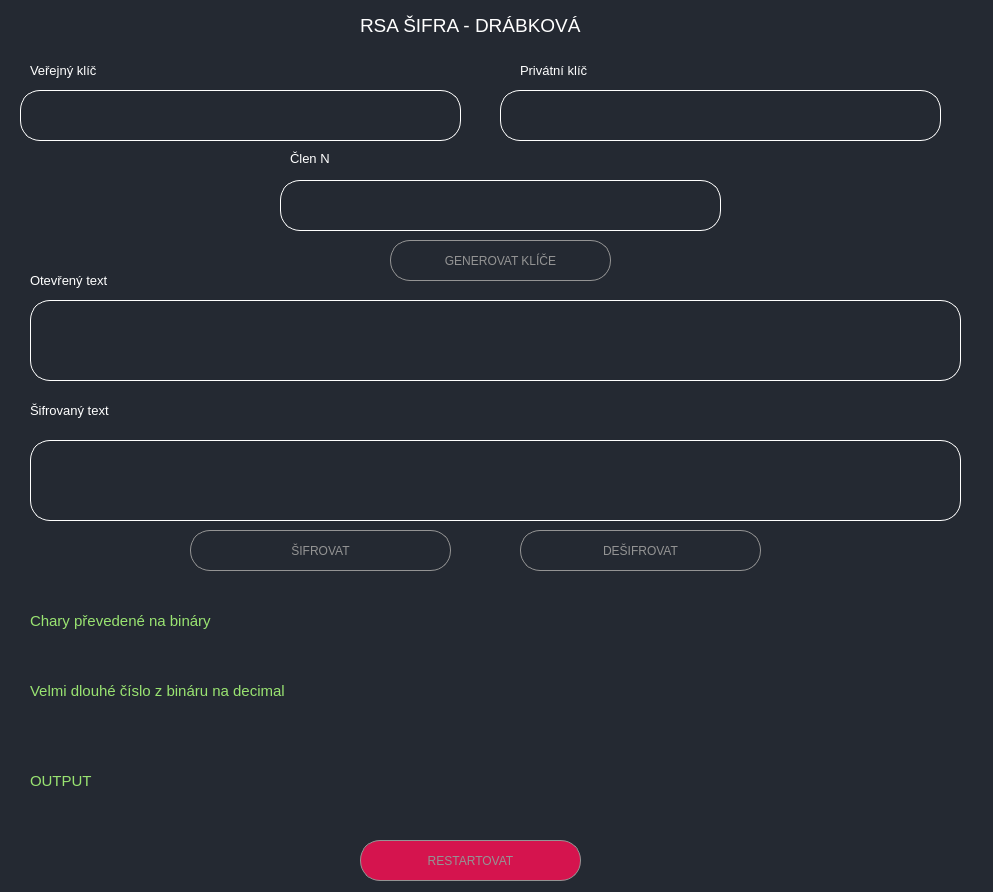
<?xml version="1.0" encoding="UTF-8"?>
<ui version="4.0">
 <class>Form</class>
 <widget class="QWidget" name="Form">
  <property name="geometry">
   <rect>
    <x>0</x>
    <y>0</y>
    <width>993</width>
    <height>892</height>
   </rect>
  </property>
  <property name="windowTitle">
   <string>Form</string>
  </property>
  <property name="styleSheet">
   <string notr="true">background-color:rgb(36, 41, 50)
</string>
  </property>
  <widget class="QLineEdit" name="VerejnyKlic">
   <property name="geometry">
    <rect>
     <x>20</x>
     <y>90</y>
     <width>441</width>
     <height>51</height>
    </rect>
   </property>
   <property name="styleSheet">
    <string notr="true">QLineEdit {
border:1px solid white;
border-radius: 20px;
color: #FFF;
padding-left:10px;
padding-right: 10px;
padding-top:10px;
padding-bottom:10px;


}</string>
   </property>
  </widget>
  <widget class="QLineEdit" name="PrivatniKlic">
   <property name="geometry">
    <rect>
     <x>500</x>
     <y>90</y>
     <width>441</width>
     <height>51</height>
    </rect>
   </property>
   <property name="styleSheet">
    <string notr="true">QLineEdit {
border:1px solid white;
border-radius: 20px;
color: #FFF;
padding-left:10px;
padding-right: 10px;
padding-top:10px;
padding-bottom:10px;


}</string>
   </property>
  </widget>
  <widget class="QPushButton" name="GenerovatKlice">
   <property name="geometry">
    <rect>
     <x>390</x>
     <y>240</y>
     <width>221</width>
     <height>41</height>
    </rect>
   </property>
   <property name="styleSheet">
    <string notr="true">QPushButton{
	font: 75 10pt &quot;MS Shell Dlg 2&quot;;
	color:rgb(148, 148, 148);
	border-radius: 20px;
	border: 1px solid rgb(148, 148, 148);
}
QPushButton:hover{
	color:rgb(255, 255, 255);

}</string>
   </property>
   <property name="text">
    <string>GENEROVAT KLÍČE</string>
   </property>
  </widget>
  <widget class="QLabel" name="labelVerejnyKlic">
   <property name="geometry">
    <rect>
     <x>30</x>
     <y>60</y>
     <width>131</width>
     <height>21</height>
    </rect>
   </property>
   <property name="font">
    <font>
     <pointsize>10</pointsize>
     <weight>50</weight>
     <bold>false</bold>
    </font>
   </property>
   <property name="styleSheet">
    <string notr="true">QLabel{
color: rgb(255, 255, 255);
}</string>
   </property>
   <property name="text">
    <string>Veřejný klíč</string>
   </property>
  </widget>
  <widget class="QLabel" name="labelPrivatniKlic">
   <property name="geometry">
    <rect>
     <x>520</x>
     <y>60</y>
     <width>131</width>
     <height>21</height>
    </rect>
   </property>
   <property name="font">
    <font>
     <pointsize>10</pointsize>
     <weight>50</weight>
     <bold>false</bold>
    </font>
   </property>
   <property name="styleSheet">
    <string notr="true">QLabel{
color: rgb(255, 255, 255);
}</string>
   </property>
   <property name="text">
    <string>Privátní klíč</string>
   </property>
  </widget>
  <widget class="QLineEdit" name="otevrenyText">
   <property name="geometry">
    <rect>
     <x>30</x>
     <y>300</y>
     <width>931</width>
     <height>81</height>
    </rect>
   </property>
   <property name="styleSheet">
    <string notr="true">QLineEdit {

border:1px solid white;
border-radius: 20px;
color: #FFF;
padding-left:10px;
padding-right: 10px;
padding-top:10px;
padding-bottom:10px;



}</string>
   </property>
   <property name="text">
    <string/>
   </property>
  </widget>
  <widget class="QLineEdit" name="SifrovanText">
   <property name="geometry">
    <rect>
     <x>30</x>
     <y>440</y>
     <width>931</width>
     <height>81</height>
    </rect>
   </property>
   <property name="styleSheet">
    <string notr="true">QLineEdit {

border:1px solid white;
border-radius: 20px;
color: #FFF;
padding-left:10px;
padding-right: 10px;
padding-top:10px;
padding-bottom:10px;



}</string>
   </property>
   <property name="text">
    <string/>
   </property>
  </widget>
  <widget class="QPushButton" name="sifrovatButton">
   <property name="geometry">
    <rect>
     <x>190</x>
     <y>530</y>
     <width>261</width>
     <height>41</height>
    </rect>
   </property>
   <property name="styleSheet">
    <string notr="true">QPushButton{
	font: 75 10pt &quot;MS Shell Dlg 2&quot;;
	color:rgb(148, 148, 148);
	border-radius: 20px;
	border: 1px solid rgb(148, 148, 148);
}
QPushButton:hover{
	color:rgb(255, 255, 255);

}</string>
   </property>
   <property name="text">
    <string>ŠIFROVAT</string>
   </property>
  </widget>
  <widget class="QPushButton" name="desifrovatButton">
   <property name="geometry">
    <rect>
     <x>520</x>
     <y>530</y>
     <width>241</width>
     <height>41</height>
    </rect>
   </property>
   <property name="styleSheet">
    <string notr="true">QPushButton{
	font: 75 10pt &quot;MS Shell Dlg 2&quot;;
	color:rgb(148, 148, 148);
	border-radius: 20px;
	border: 1px solid rgb(148, 148, 148);
}
QPushButton:hover{
	color:rgb(255, 255, 255);

}</string>
   </property>
   <property name="text">
    <string>DEŠIFROVAT</string>
   </property>
  </widget>
  <widget class="QLabel" name="labelPrivatniKlic_2">
   <property name="geometry">
    <rect>
     <x>30</x>
     <y>270</y>
     <width>131</width>
     <height>21</height>
    </rect>
   </property>
   <property name="font">
    <font>
     <pointsize>10</pointsize>
     <weight>50</weight>
     <bold>false</bold>
    </font>
   </property>
   <property name="styleSheet">
    <string notr="true">QLabel{
color: rgb(255, 255, 255);
}</string>
   </property>
   <property name="text">
    <string>Otevřený text</string>
   </property>
  </widget>
  <widget class="QLabel" name="labelPrivatniKlic_3">
   <property name="geometry">
    <rect>
     <x>30</x>
     <y>400</y>
     <width>131</width>
     <height>21</height>
    </rect>
   </property>
   <property name="font">
    <font>
     <pointsize>10</pointsize>
     <weight>50</weight>
     <bold>false</bold>
    </font>
   </property>
   <property name="styleSheet">
    <string notr="true">QLabel{
color: rgb(255, 255, 255);
}</string>
   </property>
   <property name="text">
    <string>Šifrovaný text</string>
   </property>
  </widget>
  <widget class="QLabel" name="nadpis">
   <property name="geometry">
    <rect>
     <x>360</x>
     <y>10</y>
     <width>301</width>
     <height>31</height>
    </rect>
   </property>
   <property name="font">
    <font>
     <pointsize>14</pointsize>
     <weight>50</weight>
     <bold>false</bold>
    </font>
   </property>
   <property name="styleSheet">
    <string notr="true">QLabel{
color: rgb(255, 255, 255);
}</string>
   </property>
   <property name="text">
    <string>RSA ŠIFRA - DRÁBKOVÁ</string>
   </property>
  </widget>
  <widget class="QLabel" name="warning">
   <property name="geometry">
    <rect>
     <x>30</x>
     <y>740</y>
     <width>911</width>
     <height>81</height>
    </rect>
   </property>
   <property name="font">
    <font>
     <pointsize>11</pointsize>
    </font>
   </property>
   <property name="styleSheet">
    <string notr="true">QLabel {
color: rgb(153, 227, 113);
}</string>
   </property>
   <property name="text">
    <string>OUTPUT</string>
   </property>
  </widget>
  <widget class="QPushButton" name="restartButton">
   <property name="geometry">
    <rect>
     <x>360</x>
     <y>840</y>
     <width>221</width>
     <height>41</height>
    </rect>
   </property>
   <property name="styleSheet">
    <string notr="true">QPushButton{
	font: 75 10pt &quot;MS Shell Dlg 2&quot;;
	color:rgb(148, 148, 148);
	border-radius: 20px;
	
	background-color: rgb(213, 20, 78);
	border: 1px solid rgb(148, 148, 148);
}
QPushButton:hover{
	color:red;

}</string>
   </property>
   <property name="text">
    <string>RESTARTOVAT</string>
   </property>
  </widget>
  <widget class="QLabel" name="warning_2">
   <property name="geometry">
    <rect>
     <x>30</x>
     <y>600</y>
     <width>911</width>
     <height>41</height>
    </rect>
   </property>
   <property name="font">
    <font>
     <pointsize>11</pointsize>
    </font>
   </property>
   <property name="styleSheet">
    <string notr="true">QLabel {
color: rgb(153, 227, 113);
}</string>
   </property>
   <property name="text">
    <string>Chary převedené na bináry</string>
   </property>
  </widget>
  <widget class="QLabel" name="warning_3">
   <property name="geometry">
    <rect>
     <x>30</x>
     <y>670</y>
     <width>911</width>
     <height>41</height>
    </rect>
   </property>
   <property name="font">
    <font>
     <pointsize>11</pointsize>
    </font>
   </property>
   <property name="styleSheet">
    <string notr="true">QLabel {
color: rgb(153, 227, 113);
}</string>
   </property>
   <property name="text">
    <string>Velmi dlouhé číslo z bináru na decimal</string>
   </property>
  </widget>
  <widget class="QLineEdit" name="nklic">
   <property name="geometry">
    <rect>
     <x>280</x>
     <y>180</y>
     <width>441</width>
     <height>51</height>
    </rect>
   </property>
   <property name="styleSheet">
    <string notr="true">QLineEdit {
border:1px solid white;
border-radius: 20px;
color: #FFF;
padding-left:10px;
padding-right: 10px;
padding-top:10px;
padding-bottom:10px;


}</string>
   </property>
  </widget>
  <widget class="QLabel" name="labelPrivatniKlic_4">
   <property name="geometry">
    <rect>
     <x>290</x>
     <y>150</y>
     <width>131</width>
     <height>16</height>
    </rect>
   </property>
   <property name="font">
    <font>
     <pointsize>10</pointsize>
     <weight>50</weight>
     <bold>false</bold>
    </font>
   </property>
   <property name="styleSheet">
    <string notr="true">QLabel{
color: rgb(255, 255, 255);
}</string>
   </property>
   <property name="text">
    <string>Člen N</string>
   </property>
  </widget>
 </widget>
 <resources/>
 <connections/>
</ui>
